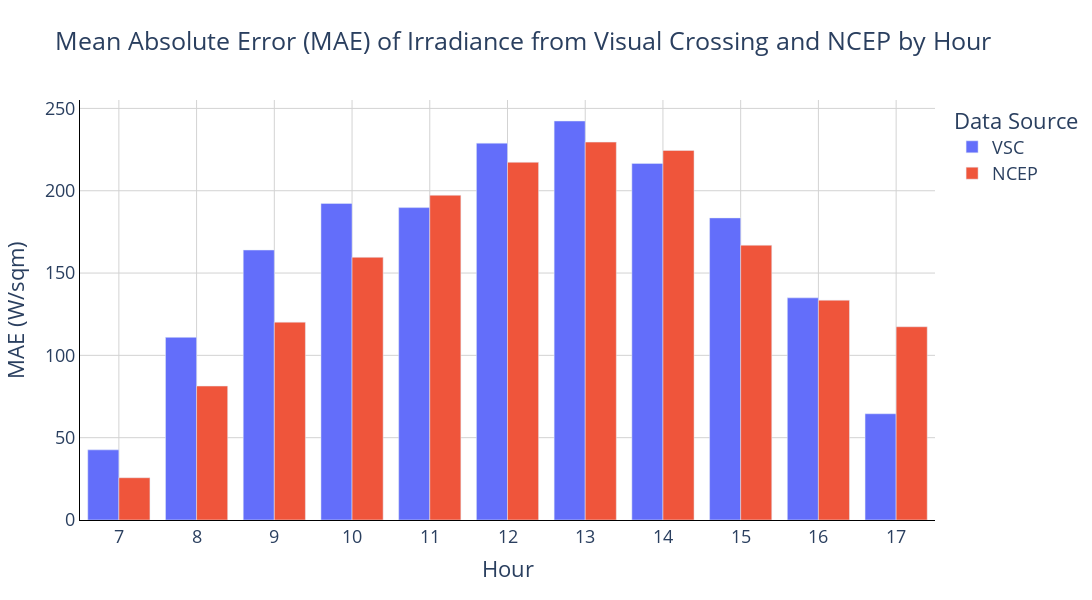

Notebook source saved alongside this figure:
### Code cell
fig = px.bar(df, x='hour', 
             y=['error_x', 'error_y'], 
             title='Mean Absolute Error (MAE) of Irradiance from Visual Crossing and NCEP by Hour', 
             barmode='group')
# rename legend
fig.for_each_trace(lambda t: t.update(name=t.name.replace('error_x', 'VSC').replace('error_y', 'NCEP')))
fig.update_xaxes(tickvals=df_evaluated['hour'])
fig.update_layout(yaxis_title='MAE (W/sqm)', xaxis_title='Hour', 
                  legend_title='Data Source', font=dict(size=18),
                  width=1200, height=600)
fig.update_layout(
    plot_bgcolor='white',
    xaxis=dict(
        linecolor='black',
        showgrid=True,
        gridcolor='lightgrey'
    ),
    yaxis=dict(
        linecolor='black',
        showgrid=True,
        gridcolor='lightgrey'
    )
)

fig.show()
fig.write_image('MAE_bar_Ivsc_Incep.pdf')

### Figure 1 — Plotly figure (JSON) as saved in the notebook; plotly's stock layout.template omitted (floating-point values rounded to 4 significant figures)
{"data": [{"alignmentgroup": "True", "hovertemplate": "variable=error_x<br>hour=%{x}<br>value=%{y}<extra></extra>", "legendgroup": "error_x", "marker": {"color": "#636efa", "pattern": {"shape": ""}}, "name": "VSC", "offsetgroup": "error_x", "orientation": "v", "showlegend": true, "textposition": "auto", "type": "bar", "x": [7, 8, 9, 10, 11, 12, 13, 14, 15, 16, 17], "xaxis": "x", "y": [42.61, 110.9, 164.0, 192.3, 189.8, 228.9, 242.4, 216.6, 183.5, 134.9, 64.53], "yaxis": "y"}, {"alignmentgroup": "True", "hovertemplate": "variable=error_y<br>hour=%{x}<br>value=%{y}<extra></extra>", "legendgroup": "error_y", "marker": {"color": "#EF553B", "pattern": {"shape": ""}}, "name": "NCEP", "offsetgroup": "error_y", "orientation": "v", "showlegend": true, "textposition": "auto", "type": "bar", "x": [7, 8, 9, 10, 11, 12, 13, 14, 15, 16, 17], "xaxis": "x", "y": [25.68, 81.37, 120.2, 159.6, 197.3, 217.3, 229.5, 224.5, 166.9, 133.5, 117.4], "yaxis": "y"}], "layout": {"barmode": "group", "font": {"size": 18}, "height": 600, "legend": {"title": {"text": "Data Source"}, "tracegroupgap": 0}, "plot_bgcolor": "white", "title": {"text": "Mean Absolute Error (MAE) of Irradiance from Visual Crossing and NCEP by Hour"}, "width": 1200, "xaxis": {"anchor": "y", "domain": [0, 1], "gridcolor": "lightgrey", "linecolor": "black", "showgrid": true, "tickvals": [7, 8, 9, 10, 11, 12, 13, 14, 15, 16, 17], "title": {"text": "Hour"}}, "yaxis": {"anchor": "x", "domain": [0, 1], "gridcolor": "lightgrey", "linecolor": "black", "showgrid": true, "title": {"text": "MAE (W/sqm)"}}}}
